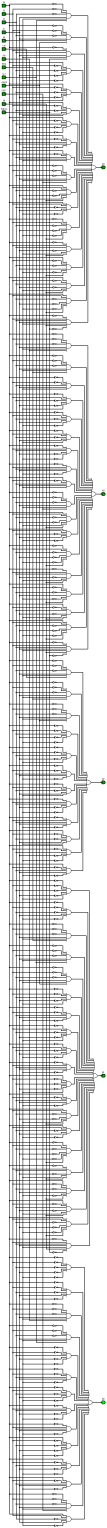
#> input picture 7.单总线CPU/单总线实验资料包(愚人节版)/test.png, 637 x 9168 px (shown at 1/6 size)
$ python t.py
#> lines starting #> are read from the running program, lines starting #| are printed output that depends on the picture
import imageio
import numpy as np

im = imageio.imread('test.png')
#> im is the input picture: shape (9168, 637, 3); mean R, G, B 217.7, 217.8, 217.7

# [4 lines of commented-out code are left out]

im = np.concatenate([im[:2292], im[2292:2292*2], im[2292*2:2292*3], im[2292*3:2292*4]], axis = 1)
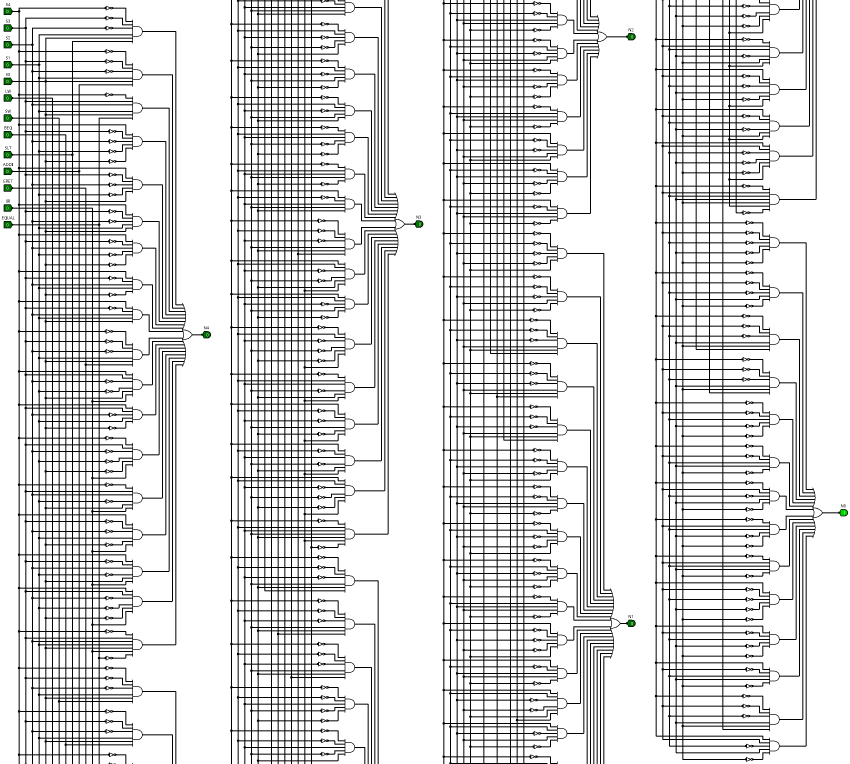
#> im: shape (2292, 2548, 3) (shown at 1/3 size); mean R, G, B 217.7, 217.8, 217.7
im[:, 637, :] = 0
im[:, 637*2, :] = 0
im[:, 637*3, :] = 0

imageio.imwrite('t.png', im)
